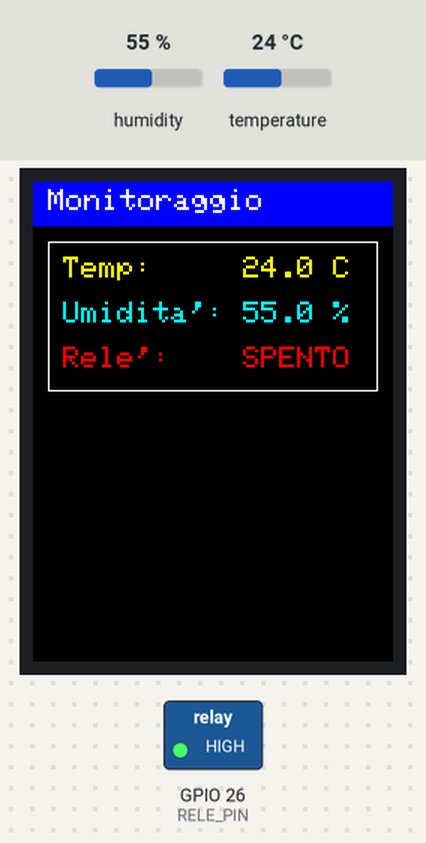
Bench run of a sketch on a simulated ESP32. On the bench: 240×320 colour display, switched loads named in the sketch (green lamp = pin HIGH). The test bench sets the inputs (shaded band); at power-on: temperature 24 °C, humidity 55 %. What the sketch prints to the serial monitor is not drawn.

Above: at 3.4 s.
3.5 s: temperature set to 21 °C
At 4.7 s:
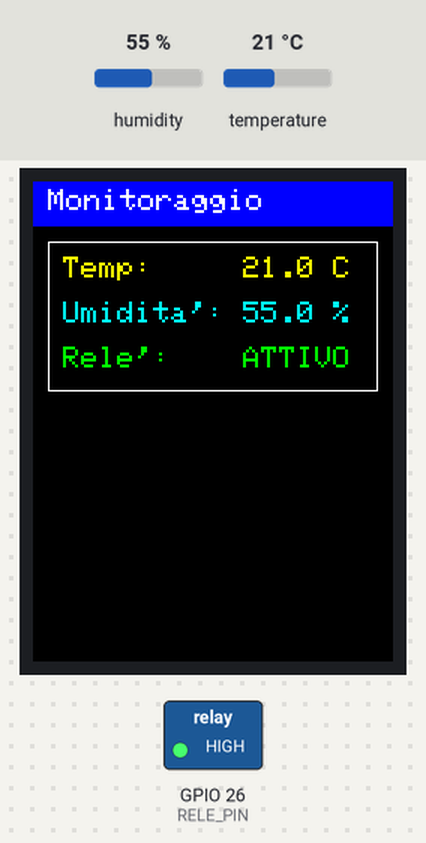
6.3 s: temperature set to 20 °C
At 7.4 s:
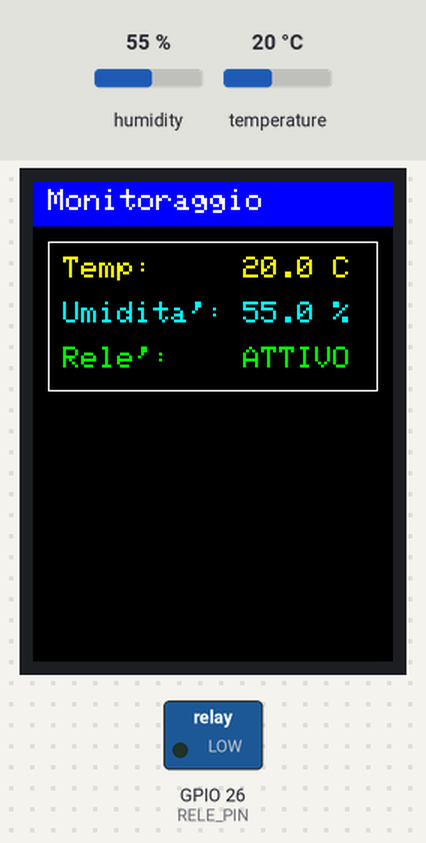
10.1 s: humidity set to 22 %
At 11.4 s:
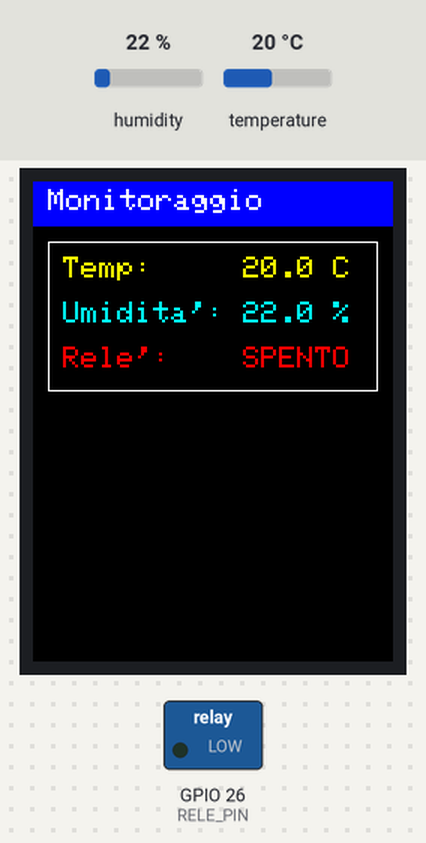
12.9 s: temperature set to 21.4 °C
At 15.4 s:
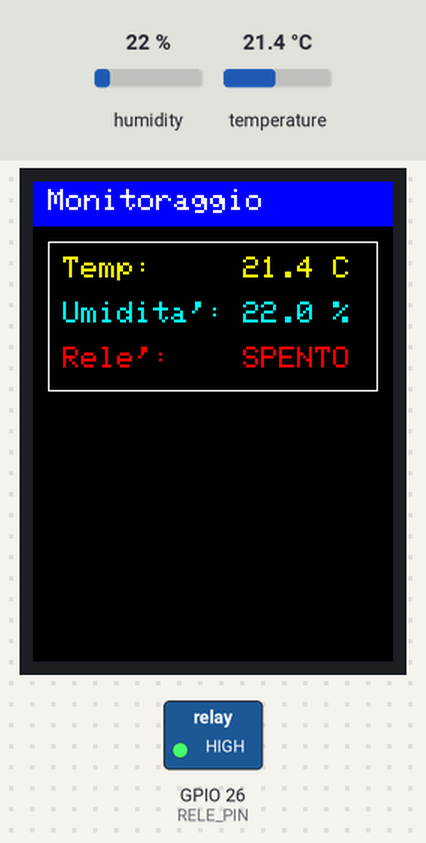
Timing chart, 0 to 16.9 s (numbered marks = the images above; inputs shaded):
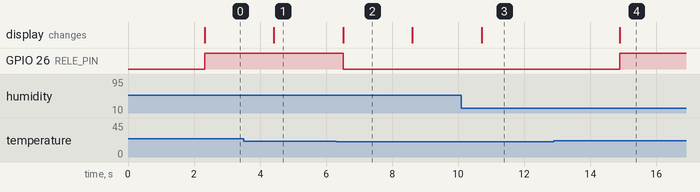

The sketch:

termostato.ino
```cpp
#include <DHT.h>
#include <SPI.h>
#include <TFT_eSPI.h>
#include <string.h>

// Cose del display
TFT_eSPI tft = TFT_eSPI();  // Inizializza l'oggetto TFT

// Pin del sensore e tipo di sensore
#define DHTPIN 22
#define DHTTYPE DHT22
#define RELE_PIN 26  // Pin del relè

// Inizializza il sensore e il file SD
DHT dht(DHTPIN, DHTTYPE);


float temperatura;
float umidita;
float tempRefON_1 = 20.5;  //tempo di riferimento per l'accenzione
float tempRefOFF_1 = 21; //tempo di riferimento per lo spegnimento

// Stato del relè (per evitare accensioni/spegnimenti ripetuti)
bool releStato = false;

void setup() {
  // Inizializzazione Serial Monitor
  Serial.begin(115200);
  Serial.println("Inizializzazione...");

  // Inizializza il sensore DHT
  dht.begin();

  // Inizializza il display TFT
  tft.init();
  tft.setRotation(2);  // Ruota il display se necessario
  tft.fillScreen(TFT_BLACK);  // Pulizia dello schermo

  // Inizializza il relè
  pinMode(RELE_PIN, OUTPUT);
  digitalWrite(RELE_PIN, LOW);  // Spegne il relè all'avvio

  // Mostra una schermata iniziale
  tft.setTextColor(TFT_WHITE);
  tft.setTextSize(2);
  tft.setCursor(30, 50);
  tft.println("Sistema di Monitoraggio");
  tft.setCursor(60, 80);
  tft.println("Temperatura & Umidita'");
  delay(2000);
}

void loop() {
  // Legge i valori dal sensore
  temperatura = dht.readTemperature();
  umidita = dht.readHumidity();

  // Cancella lo schermo per l'aggiornamento
  tft.fillScreen(TFT_BLACK);

  // Disegna un layout più accattivante
  tft.fillRect(0, 0, 240, 30, TFT_BLUE);  // Barra superiore
  tft.setTextColor(TFT_WHITE);
  tft.setTextSize(2);
  tft.setCursor(10, 5);
  tft.println("Monitoraggio");

  tft.drawRect(10, 40, 220, 100, TFT_WHITE);  // Cornice dati

  // Mostra temperatura
  tft.setTextColor(TFT_YELLOW);
  tft.setTextSize(2);
  tft.setCursor(20, 50);
  tft.print("Temp:     ");
  tft.print(temperatura, 1);  // Una cifra decimale
  tft.println(" C");

  // Mostra umidità
  tft.setCursor(20, 80);
  tft.setTextColor(TFT_CYAN);
  tft.print("Umidita': ");
  tft.print(umidita, 1);
  tft.println(" %");

  // Stato del relè
  tft.setCursor(20, 110);
  if (releStato) {
    tft.setTextColor(TFT_GREEN);
    tft.println("Rele':    ATTIVO");
  } else {
    tft.setTextColor(TFT_RED);
    tft.println("Rele':    SPENTO");
  }

  // Controlla il relè in base alla temperatura
  if (temperatura > 21.0 && !releStato) {
    digitalWrite(RELE_PIN, HIGH);  // Attiva il relè
    releStato = true;
  } else if (temperatura < 20.5 && releStato) {
    digitalWrite(RELE_PIN, LOW);  // Disattiva il relè
    releStato = false;
  }

  // Aspetta 2 secondi prima della prossima lettura
  delay(2000);
}
```

Measured:
- the behaviour switches between 20.5 and 20.4 °C on temperature (found by bisection; images 1 and 2)
- the behaviour switches between 21 and 21.1 °C on temperature (found by bisection; images 3 and 4)
- after the input at 3.5 s, the display: changes after 0.92 s (image 1)
- after the input at 6.3 s, GPIO 26 (RELE_PIN): HIGH → LOW after 0.22 s; the display: changes after 0.22 s (image 2)
- after the input at 10.1 s, the display: changes after 0.61 s (image 3)
- after the input at 12.9 s, GPIO 26 (RELE_PIN): LOW → HIGH after 2.0 s; the display: changes after 2.0 s (image 4)
- what the display in image 2 shows lasts 2.1 s, from 6.5 s to 8.6 s
